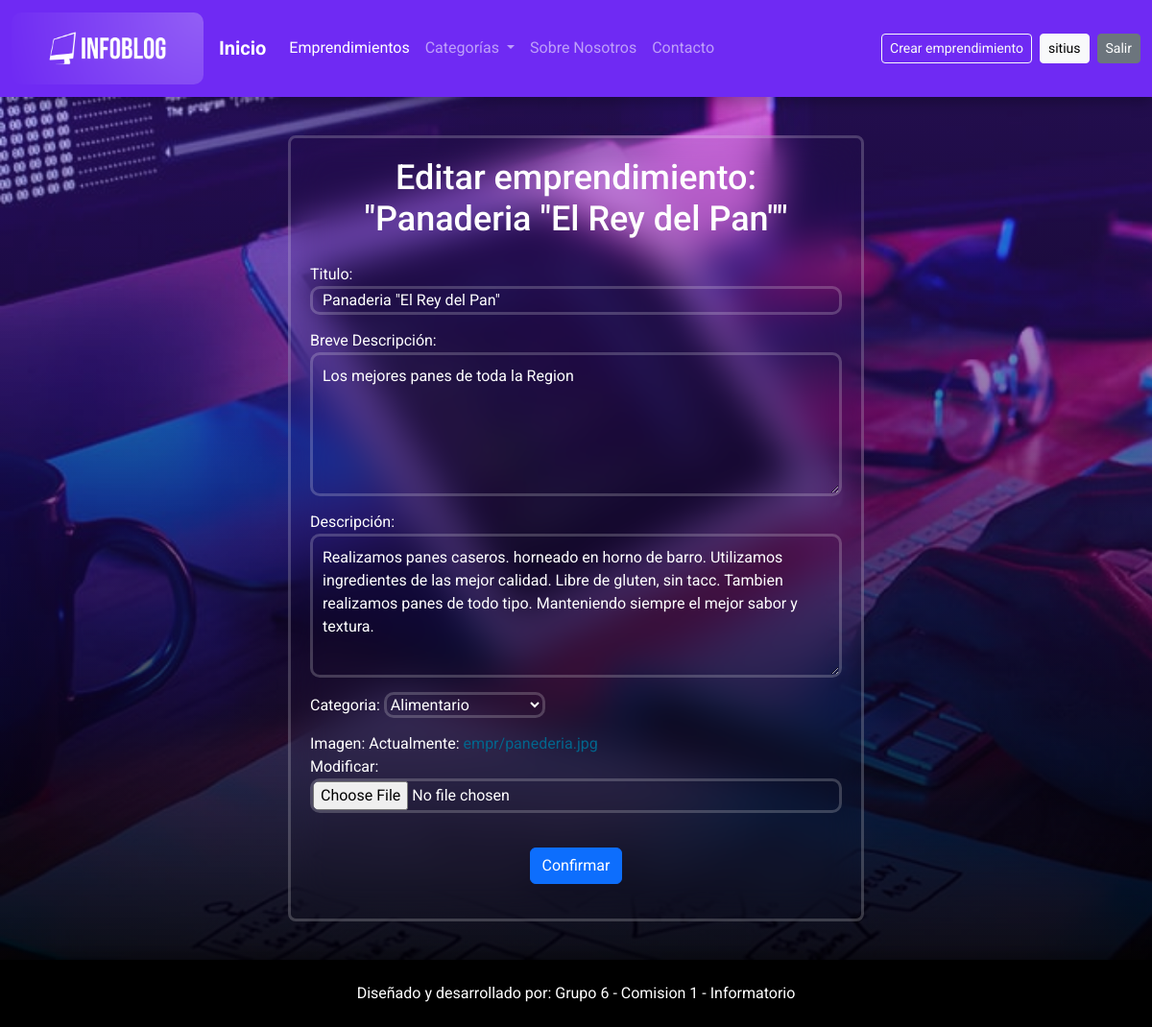
/emprendimientos/Editar/60 (signed in), run on the app's committed database.
### apps/empr/models.py (models this page shows, shortened)
class Emprendimientos(models.Model):
    creado = models.DateTimeField(
		'creado',
		auto_now_add=True
	)
    modificado = models.DateTimeField(
		'modificado',
		auto_now=True
	)
    titulo = models.CharField(max_length=80)
    resumen = models.TextField()
    contenido = models.TextField()
    autor = models.ForeignKey(User, on_delete = models.CASCADE)
    imagen = models.ImageField(upload_to= 'empr')
    categoria = models.ForeignKey(Categoria, on_delete = models.CASCADE)

### apps/empr/views.py (the view, shortened to what this page needs)
# urls.py: path('Editar/<int:pk>', views.EditarEmprendimientos.as_view(), name="editar_emprendimientos"),
class EditarEmprendimientos(LoginRequiredMixin, UserPassesTestMixin, UpdateView):
    model = Emprendimientos
    form_class = Form_Modificacion
    template_name = 'empr/editar.html'
    def test_func(self):
        return self.request.user.is_staff
    def get_context_data(self, **kwargs):
        context = super().get_context_data(**kwargs)
        context['emprendimiento_id'] = self.object.pk
        return context
    def dispatch(self, request, *args, **kwargs):
        if not self.test_func():
            return self.handle_no_permission()
        return super().dispatch(request, *args, **kwargs)

### apps/empr/forms.py
class Form_Modificacion(forms.ModelForm):
    class Meta:
        model = Emprendimientos
        fields = ('titulo','resumen','contenido','categoria','imagen')
        labels = {
            'resumen': 'Breve Descripción',
            'contenido': 'Descripción',
        }

### apps/empr/models.py (called while the page is built)
    def __str__(self):
        return self.nombre

### proyectoFinal/context_processors.py (called while the page is built)
def categorias_processor(request):
    cat_context = Categoria.objects.all()
    num_categorias = len(cat_context)
    return {
        'cat_context': cat_context,
        'num_categorias': num_categorias,
    }

def emprendimientos_processor(request):
    emprendimientos = Emprendimientos.objects.all().order_by('-creado')[:10]
    num_emprendimientos = Emprendimientos.objects.count()
    return {
        'empr_context': emprendimientos,
        'num_emprendimientos': num_emprendimientos,
    }

def usuarios_processor(request):
    usuarios = User.objects.all()
    num_usuarios = len(usuarios)
    return{
        'num_usuarios': num_usuarios
    }

def emprendimientos_categorias(request):
    categorias = Categoria.objects.filter(emprendimientos__isnull=False).distinct()
    emprendimientos_por_categoria = {}
    for cat in categorias:
        emprendimientos = Emprendimientos.objects.filter(categoria=cat)
        emprendimientos_por_categoria[cat] = emprendimientos
    return {'empr_cat': emprendimientos_por_categoria}

### templates/empr/editar.html
{% extends 'base.html' %}
{% block css %}
{% load static %}
<link rel="stylesheet" href="{% static 'css/style_crear.css'%}">
{% endblock css %}
{% block contenido %}
<div class="base">
  <form class="contenedor" action="" method="post" enctype="multipart/form-data">{% csrf_token %}
  <h3 class="mb-4">Editar emprendimiento: "{{object.titulo}}"</h3>
    {{form.as_div}}
    <p><input type="submit" class="btn btn-primary btn-block" value="Confirmar"></p>
  </form>
</div>
{% endblock contenido %}

### templates/base.html (shortened to what this page needs)
{% load static %}
{% load humanize %}
<!DOCTYPE html>
<html lang="es">
    <head>
        {% block css %}
        {% endblock css %}
        <link href="https://cdn.jsdelivr.net/npm/bootstrap@5.3.0/dist/css/bootstrap.min.css" rel="stylesheet">
        <link rel="stylesheet" href="{% static 'css/style.css'%}">
    </head>
    <body>
        {% if user.is_authenticated %}
        <nav class="navbar navbar-expand-lg" data-bs-theme="dark" style="background-color: #6F2AF3;">
            <div class="container-fluid">
                <a class="navbar-brand" href="{% url 'home' %}">
                    <img src="{% static 'img/InfoBlog_Logo.png'%}" alt="Bootstrap" class="estlogo">
                </a>
                <a class="navbar-brand mb-0 h1 fw-bold" href="{% url 'home' %}" >Inicio</a>
                <div class="collapse navbar-collapse" id="navbarSupportedContent">
                    <ul class="navbar-nav me-auto mb-2 mb-lg-0">
                        <li class="nav-item">
                            <a class="nav-link active" aria-current="page" href="{% url 'empr:listar_emprendimientos' %}">Emprendimientos</a>
                        </li>
                        <li class="nav-item dropdown">
                            <a class="nav-link dropdown-toggle" href="#" role="button" data-bs-toggle="dropdown" aria-expanded="false">
                                Categorías
                            </a>
                        </li>
                        <li class="nav-item">
                            <a class="nav-link" href="{% url 'sobre_nosotros' %}">Sobre Nosotros</a>
                        </li>
                        <li class="nav-item">
                            <a class="nav-link" href="{% url 'contactos:contacto' %}">Contacto</a>
                        </li>
                    </ul>
                    <div class="d-grid gap-2 d-md-flex justify-content-md-end">
                        {%if user.is_staff%}
                        <a href="{%url 'empr:crear_empredimiento'%}" class="btn btn-outline-light btn-sm">Crear emprendimiento</a>
                        {%endif%}
                        <a href="{% url 'perfil' %}"><button type="button" class="btn btn-light btn-sm">{{ user.username }}</button></a>
                        <a href="{% url 'logout' %}"><button type="button" class="btn btn-secondary btn-sm">Salir</button></a>
                    </div>
                    {% endif %}
                </div>
            </div>
        </nav>
       {% block contenido %}
       {% endblock contenido %}
       <footer><p>Diseñado y desarrollado por: Grupo 6 - Comision 1 - Informatorio</p></footer>
    </body>
</html>

### static/css/style_crear.css (style rules this page uses)
* { margin: 0; padding: 0; }
.base { display: flex; justify-content: center; align-items: center; background:linear-gradient(rgba(111,42,243,0.3), rgba(0,0,0,0.9)), url("../img/login/fondo1.jpg"); background-size: cover; height: auto; }
.contenedor { width: 600px; background: transparent; backdrop-filter: blur(20px); color: white; padding: 20px; margin: 40px; border: solid; border-radius: 8px; border-color: rgba(255, 255, 255, 0.2); }
.contenedor .mb-4 { font-size: 36px; text-align: center; }
.contenedor div { margin: 15px 0 15px 0; }
.contenedor div textarea { display: block; width: 100%; height: 150px; padding: 10px; background: transparent; border: 3px solid rgba(255, 255, 255, 0.2); border-radius: 10px; color: white; }
.contenedor div input { display: block; width: 100%; background: transparent; border: 3px solid rgba(255, 255, 255, 0.2); border-radius: 10px; color: white; }
#id_titulo { padding: 0 10px; }
.contenedor div select { background: transparent; border: 3px solid rgba(255, 255, 255, 0.2); border-radius: 10px; color: white; }
.contenedor div select option { background: black; }
.contenedor p { margin-top: 36px; display: flex; justify-content: center; }

### static/css/style.css (style rules this page uses)
* { margin: 0; padding: 0; -webkit-box-sizing: border-box; -moz-box-sizing: border-box; box-sizing: border-box; }
body { padding: 0; margin: 0; background: linear-gradient(rgba(111,42,243,0.5), rgba(111,42,243,0.2)) ,url("../img/fondo-claro2.jpg"); background-size:cover; font-family: 'Roboto', 'Open Sans', Arial, Helvetica, Sans-serif, Verdana; }
a { text-decoration: none; }
nav { box-shadow: 0 5px 15px rgba(0, 0, 0, 0.3); }
.estlogo { width: 200px; border-radius: 10px; }
footer { background: black; display: absolute; bottom: 0; width: 100%; height: 70px; text-align: center; padding: 10px; box-shadow: 0 -5px 15px rgba(0, 0, 0, 0.3); }
footer p { color: white; padding: 3px; margin-top: 10px; }
a { color: #03658c; text-decoration: none; }
ul { list-style-type: none; }

### data on the page
Emprendimientos: titulo "Panaderia \"El Rey del Pan\"", resumen "Los mejores panes de toda la Region", contenido "Realizamos panes caseros. horneado en horno de barro. Utilizamos ingredientes de las mejor calidad. Libre de gluten, sin tacc. Tambien realizamos panes de todo tipo. Manteniendo siempre el mejor sabor y textura.", categoria "Alimentario"

### other printed values
{{ user.username }} "sitius"
